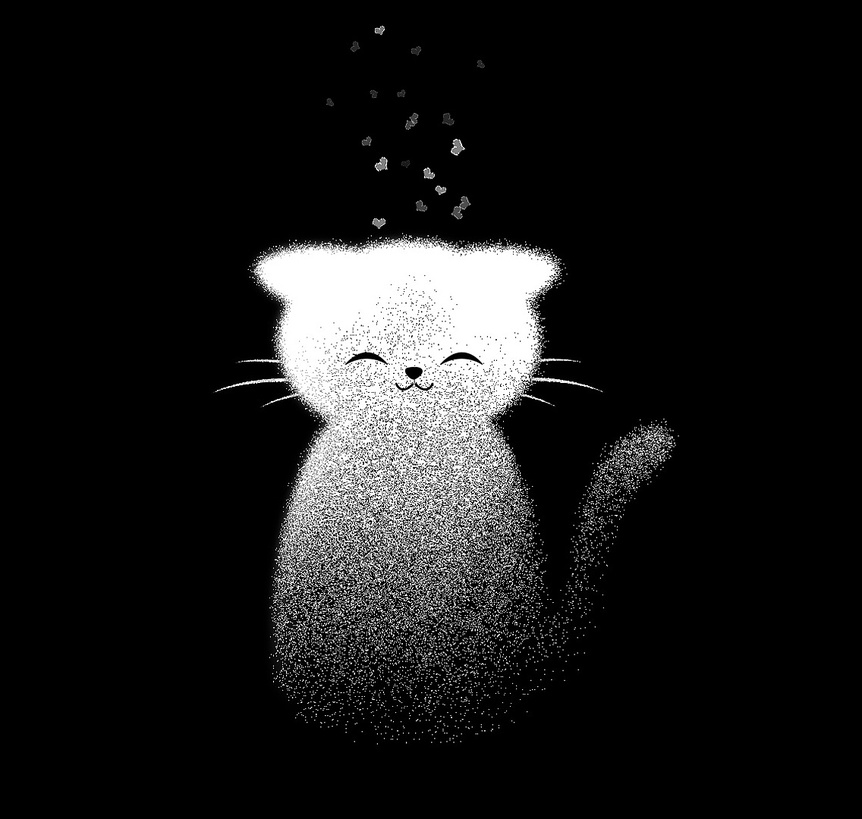
#> input picture img/blurcat.jpg, 862 x 819 px, shrunk from 1136 x 1080 before the run
$ python 05.opencv_blur.py
#> lines starting #> are read from the running program, lines starting #| are printed output that depends on the picture
# 均值滤波 blur
import cv2
from matplotlib.pyplot import imshow

image=cv2.imread("../img/blurcat.jpg")
#> image is the input picture: shape (819, 862, 3); min 0, max 255, mean 25.9

# 1.高斯滤波器
# 高斯内核为5个像素，sigmaX设为0， 表示sigma又内核大小决定
gauss=cv2.GaussianBlur(image,(5,5),0)

# 2.中值滤波器
# 像素为5个像素
median = cv2.medianBlur(image,5)
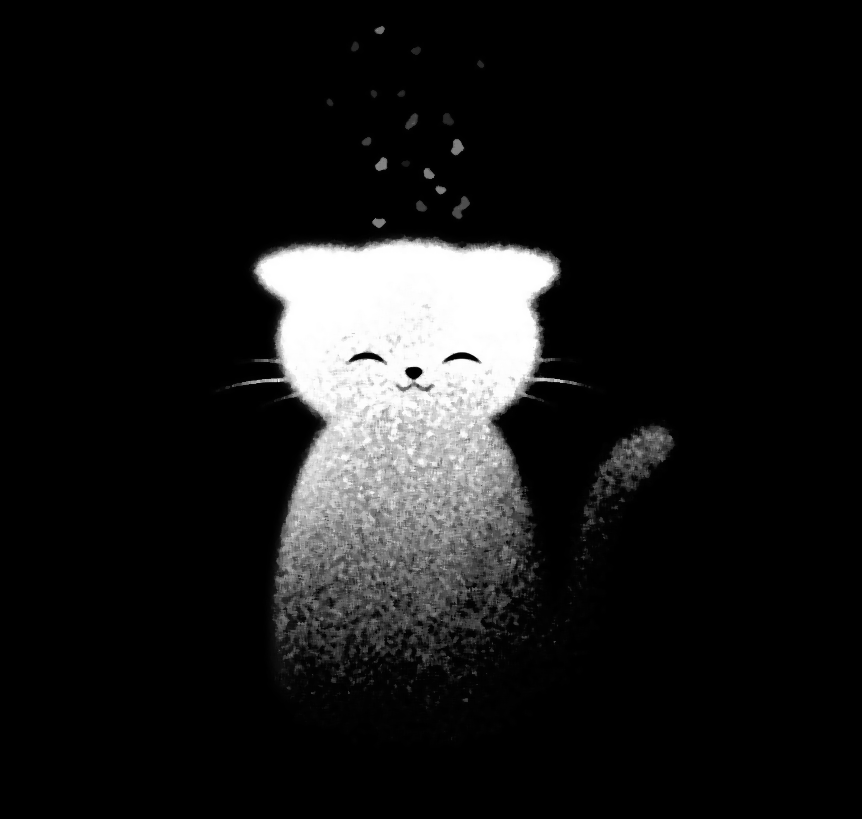
#> median: shape (819, 862, 3); min 0, max 255, mean 25.2

# 3.将滤波后的图像显示出来
# 噪点：模糊的白色点点
cv2.imshow("image",image)
cv2.imshow("gauss",gauss)    #噪点减少，但是会破坏图像细节
cv2.imshow("median",median)  #噪点变得更少
# 但是实际情况很少遇到，只会遇到干净背景的少数几个噪点，使用均值滤波进行消除，方便后面的图像处理

cv2.waitKey()
